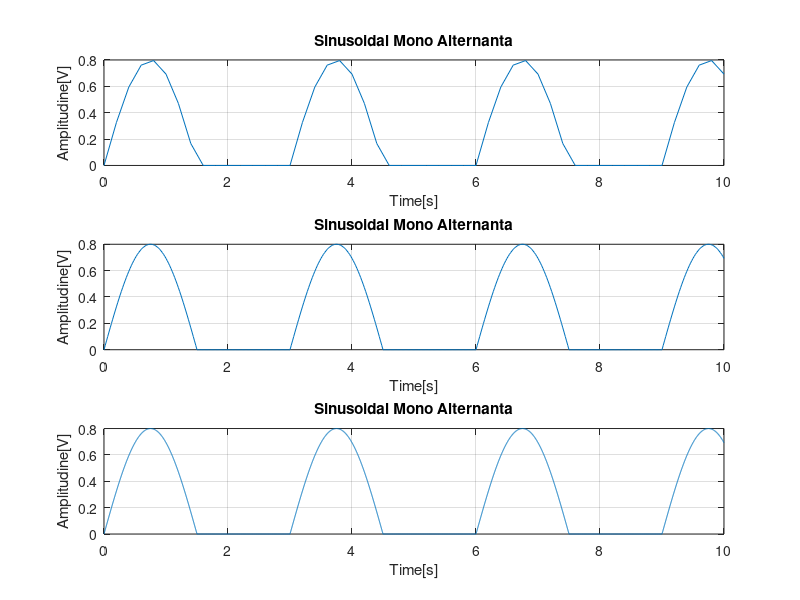

Recreate this plot in MATLAB.

    
    t1=0:0.2:10
    x1=0.8*sin(2*pi*t1/3) %pentru a forma semnalul
    
    for i=1:1:length(x1) %pentru redresarea semnalului
        if(x1(i)<0)
           x1(i)=0;
        end
    end
    subplot(3,1,1)
    plot(t1,x1)
    grid
    title('Sinusoidal Mono Alternanta')
    xlabel('Time[s]')
    ylabel('Amplitudine[V]')
    
    t2=0:0.02:10
    x2=0.8*sin(2*pi*t2/3)
    
    for i=1:1:length(x2)
        if(x2(i)<0)
           x2(i)=0;
        end
    end
    subplot(3,1,2)
    plot(t2,x2)
    grid
    title('Sinusoidal Mono Alternanta')
    xlabel('Time[s]')
    ylabel('Amplitudine[V]')
    
    t3=0:0.002:10
    x3=0.8*sin(2*pi*t3/3)
    
    for i=1:1:length(x3)
        if(x3(i)<0)
           x3(i)=0;
        end
    end
    subplot(3,1,3)
    plot(t3,x3)
    axis([0 10 0 0.8])
    grid
    title('Sinusoidal Mono Alternanta')
    xlabel('Time[s]')
    ylabel('Amplitudine[V]')
    
